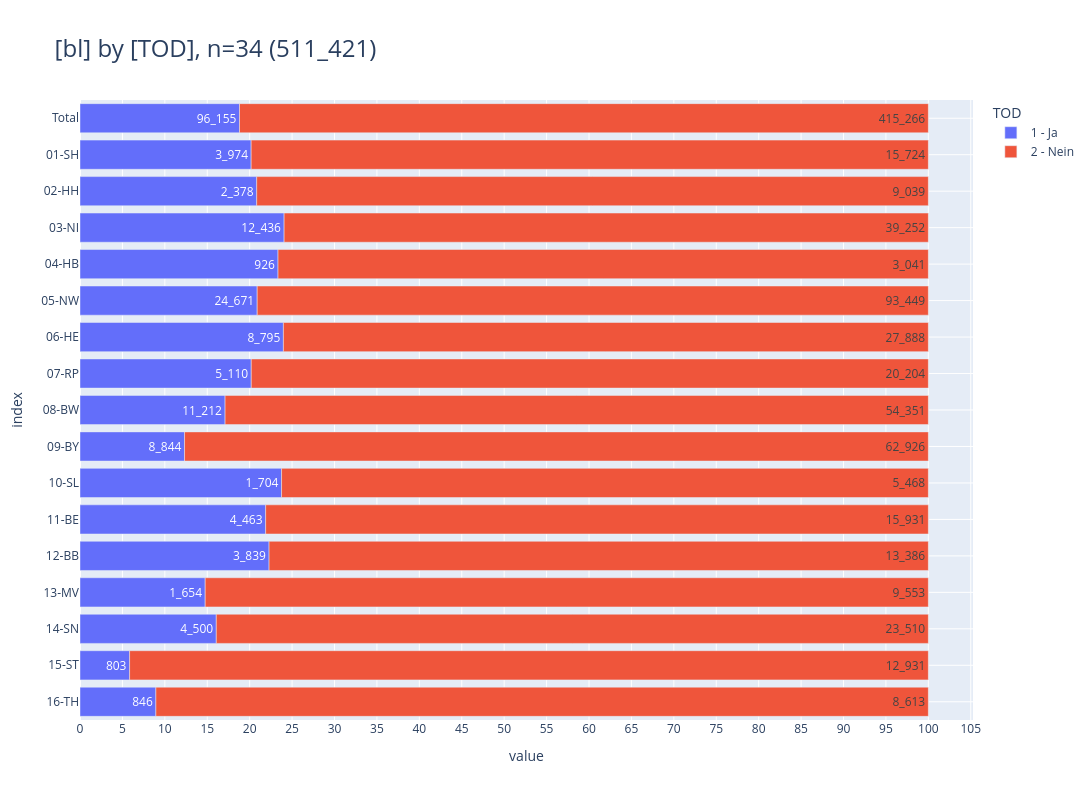

Source (notebook cell):
### Code cell
_alias='TOD'
_df = (
    show_freqs(alias=_alias, incl_c44_and_d=False)
    .rename(columns={"kkr": "bl"})
    [["bl", "TOD", "cnt"]]
)
_df["TOD"] = _df["TOD"].replace({1:"1 - Ja", 2:"2 - Nein"})
_=pls.plot_stacked_bars(
    _df,
    orientation="h",
    normalize=False,
    relative=True,
    dropna=False,
    sort_values_index=False,
    show_total=True,
    height=800,
    )
# todo kurz erklären

### Figure 1 — Plotly figure (JSON) as saved in the notebook; plotly's stock layout.template omitted (floating-point values rounded to 4 significant figures)
{"data": [{"hovertemplate": "col=1 - Ja<br>value=%{x}<br>index=%{y}<br>cnt_str=%{text}<extra></extra>", "legendgroup": "1 - Ja", "marker": {"color": "#636EFA", "pattern": {"shape": ""}}, "name": "1 - Ja", "orientation": "h", "showlegend": true, "text": ["96_155", "3_974", "2_378", "12_436", "926", "24_671", "8_795", "5_110", "11_212", "8_844", "1_704", "4_463", "3_839", "1_654", "4_500", "803", "846"], "textposition": "auto", "type": "bar", "x": [96155, 3974, 2378, 12436, 926, 24671, 8795, 5110, 11212, 8844, 1704, 4463, 3839, 1654, 4500, 803, 846], "xaxis": "x", "y": [" Total", "01-SH", "02-HH", "03-NI", "04-HB", "05-NW", "06-HE", "07-RP", "08-BW", "09-BY", "10-SL", "11-BE", "12-BB", "13-MV", "14-SN", "15-ST", "16-TH"], "yaxis": "y"}, {"hovertemplate": "col=2 - Nein<br>value=%{x}<br>index=%{y}<br>cnt_str=%{text}<extra></extra>", "legendgroup": "2 - Nein", "marker": {"color": "#EF553B", "pattern": {"shape": ""}}, "name": "2 - Nein", "orientation": "h", "showlegend": true, "text": ["415_266", "15_724", "9_039", "39_252", "3_041", "93_449", "27_888", "20_204", "54_351", "62_926", "5_468", "15_931", "13_386", "9_553", "23_510", "12_931", "8_613"], "textposition": "auto", "type": "bar", "x": [415266, 15724, 9039, 39252, 3041, 93449, 27888, 20204, 54351, 62926, 5468, 15931, 13386, 9553, 23510, 12931, 8613], "xaxis": "x", "y": [" Total", "01-SH", "02-HH", "03-NI", "04-HB", "05-NW", "06-HE", "07-RP", "08-BW", "09-BY", "10-SL", "11-BE", "12-BB", "13-MV", "14-SN", "15-ST", "16-TH"], "yaxis": "y"}], "layout": {"barmode": "relative", "barnorm": "percent", "height": 800, "legend": {"title": {"text": "TOD"}, "tracegroupgap": 0, "traceorder": "normal"}, "title": {"font": {"size": 24}, "text": "[bl] by [TOD], n=34 (511_421)", "xanchor": "left", "y": 0.95, "yanchor": "top"}, "width": 2000, "xaxis": {"anchor": "y", "domain": [0, 1], "dtick": 5, "gridwidth": 1, "showgrid": true, "title": {"text": "value"}}, "yaxis": {"anchor": "x", "categoryarray": ["16-TH", "15-ST", "14-SN", "13-MV", "12-BB", "11-BE", "10-SL", "09-BY", "08-BW", "07-RP", "06-HE", "05-NW", "04-HB", "03-NI", "02-HH", "01-SH", " Total"], "categoryorder": "array", "domain": [0, 1], "gridwidth": 1, "showgrid": true, "title": {"text": "index"}}}}
